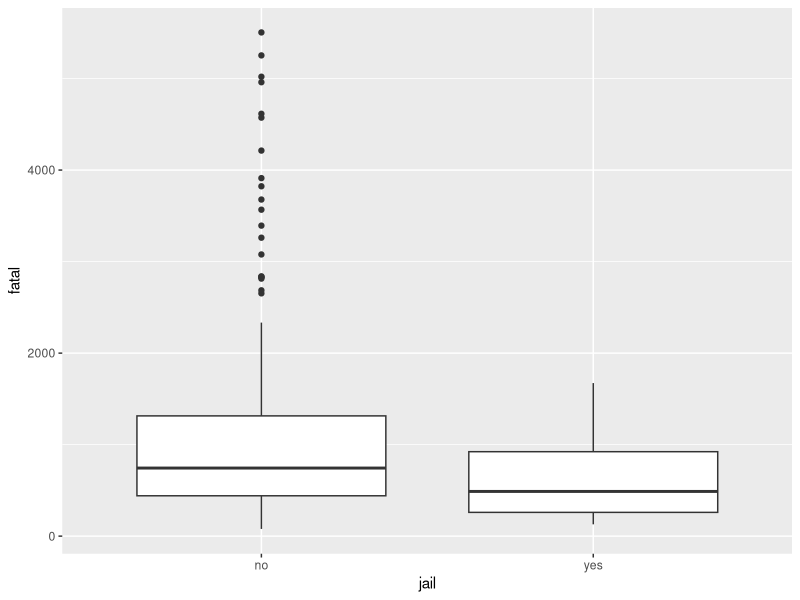
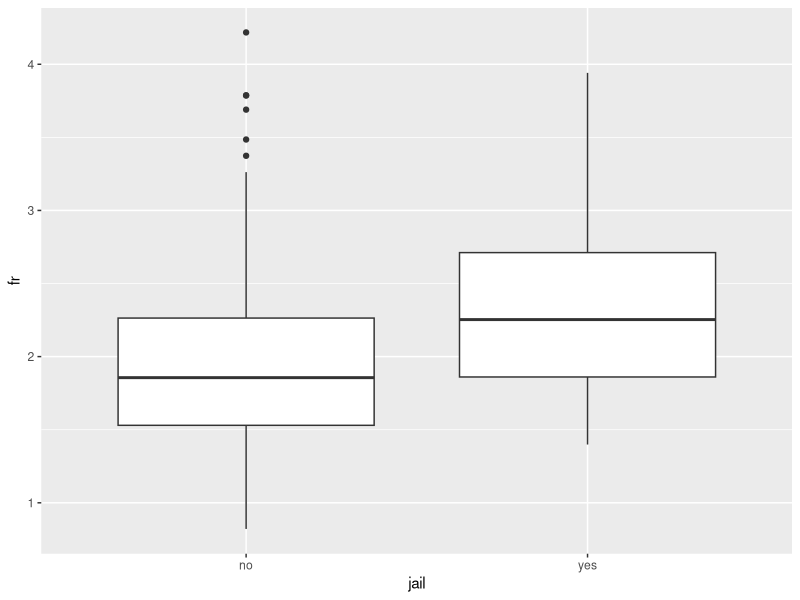
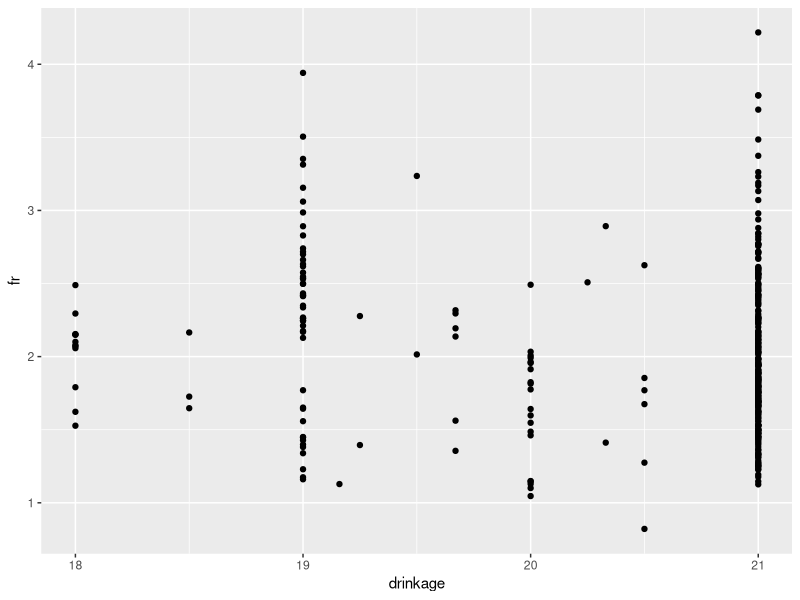

Generate these figures, in order, with R:
## ---- chunk 1
library(AER)
data("Fatalities")
data = Fatalities
head(data)
## ---- chunk 2
library(ggplot2)

data = data[complete.cases(data),]
dim(data)
ggplot(data, aes(x = jail, y = fatal)) +
  geom_boxplot()


## ---- chunk 3
data['fr'] = data$fatal/data$pop*10000

ggplot(data, aes(x = jail, y = fr)) +
  geom_boxplot()

## ---- chunk 4
ggplot(data, aes(x = drinkage, y = fr)) +
  geom_point()
